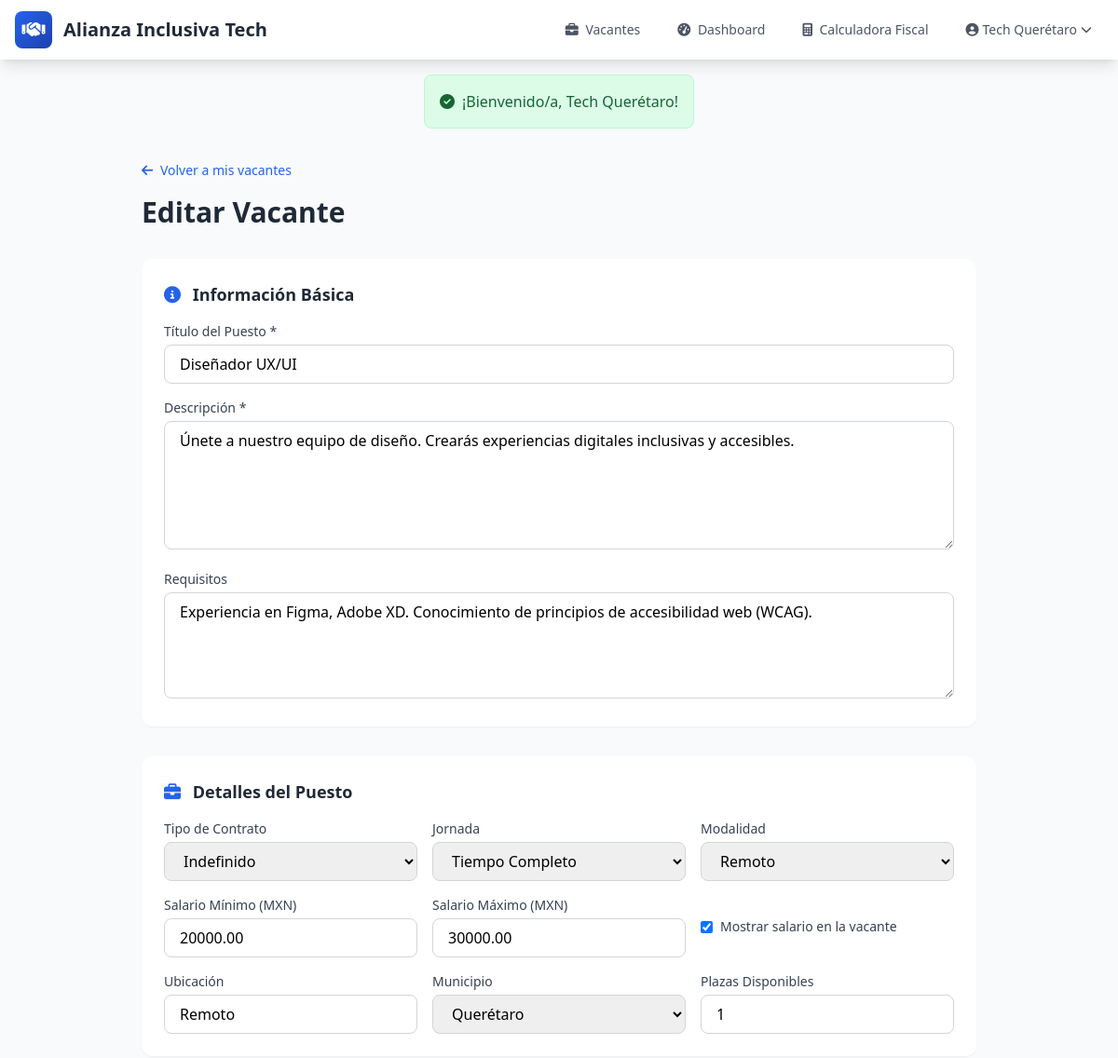
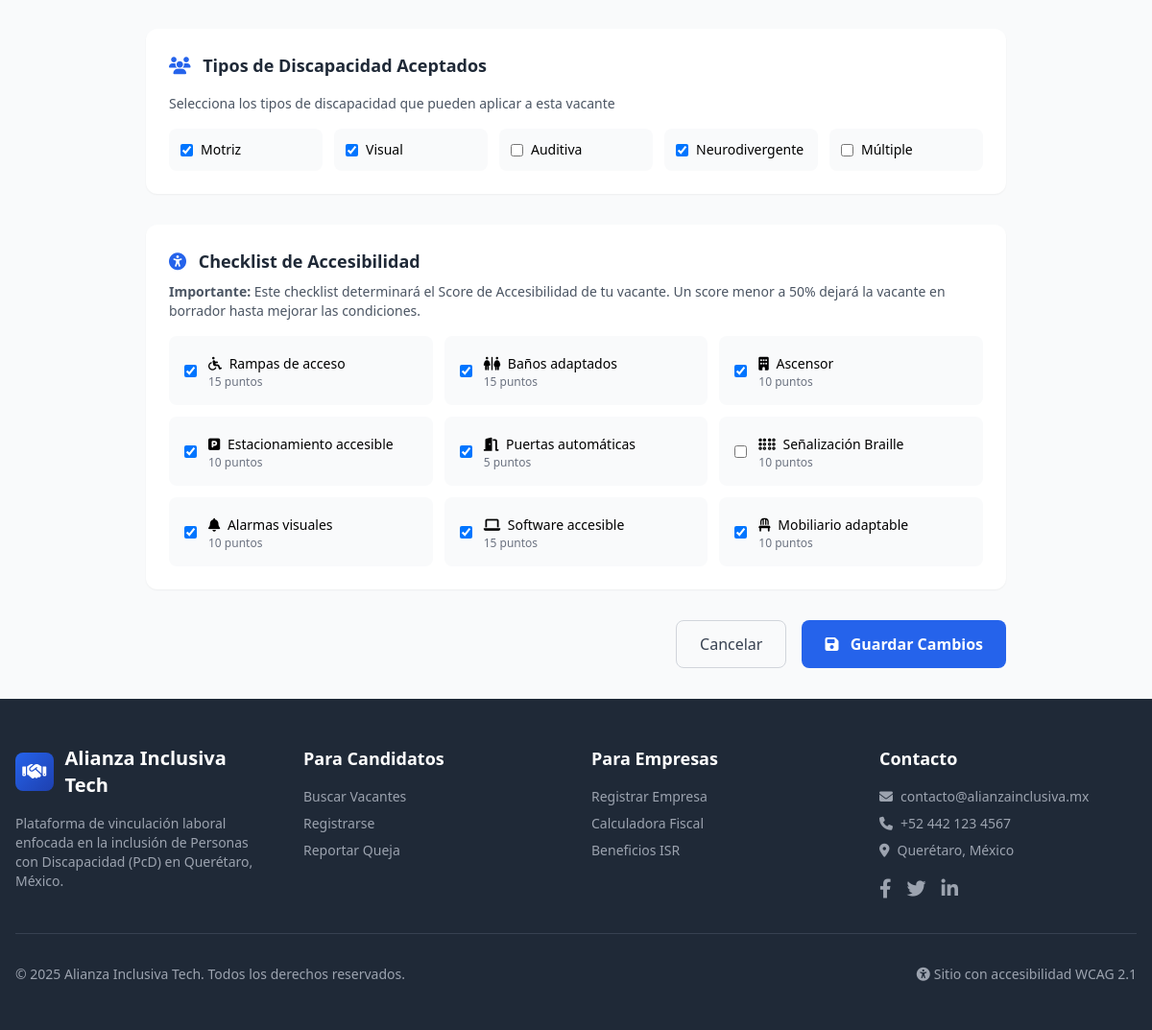
Screenshot of /empresa/vacante/2/editar (signed in) with the database file from the repository (2 pictures, top to bottom).
### tables this page shows
CREATE TABLE empresas (
    id INT AUTO_INCREMENT PRIMARY KEY,
    usuario_id INT NOT NULL,
    razon_social VARCHAR(255) NOT NULL,
    rfc VARCHAR(13) NOT NULL,
    nombre_comercial VARCHAR(255) NULL,
    direccion_fiscal TEXT NOT NULL,
    colonia VARCHAR(150) NULL,
    municipio VARCHAR(100) NOT NULL,
    estado VARCHAR(100) DEFAULT 'Querétaro',
    codigo_postal VARCHAR(10) NOT NULL,
    sector_industrial VARCHAR(100) NOT NULL,
    tamano_empresa ENUM('micro', 'pequena', 'mediana', 'grande') DEFAULT 'pequena',
    telefono VARCHAR(20) NULL,
    sitio_web VARCHAR(255) NULL,
    logo VARCHAR(255) NULL,
    descripcion TEXT NULL,
    verificada TINYINT(1) DEFAULT 0,
    fecha_creacion DATETIME DEFAULT CURRENT_TIMESTAMP,
    fecha_actualizacion DATETIME DEFAULT CURRENT_TIMESTAMP ON UPDATE CURRENT_TIMESTAMP,
    FOREIGN KEY (usuario_id) REFERENCES usuarios(id) ON DELETE CASCADE,
    INDEX idx_rfc (rfc),
    INDEX idx_municipio (municipio)
);

CREATE TABLE vacantes (
    id INT AUTO_INCREMENT PRIMARY KEY,
    empresa_id INT NOT NULL,
    titulo VARCHAR(255) NOT NULL,
    slug VARCHAR(255) NOT NULL,
    descripcion TEXT NOT NULL,
    requisitos TEXT NULL,
    tipo_contrato ENUM('indefinido', 'temporal', 'practicas', 'freelance') DEFAULT 'indefinido',
    jornada ENUM('tiempo_completo', 'medio_tiempo', 'por_horas', 'flexible') DEFAULT 'tiempo_completo',
    modalidad ENUM('presencial', 'remoto', 'hibrido') DEFAULT 'presencial',
    salario_minimo DECIMAL(10,2) NULL,
    salario_maximo DECIMAL(10,2) NULL,
    mostrar_salario TINYINT(1) DEFAULT 1,
    ubicacion VARCHAR(255) NULL,
    municipio VARCHAR(100) DEFAULT 'Querétaro',
    discapacidades_aceptadas TEXT NULL COMMENT 'JSON array de tipos de discapacidad',
    checklist_accesibilidad TEXT NULL COMMENT 'JSON del checklist',
    score_accesibilidad INT DEFAULT 0,
    estado ENUM('borrador', 'pendiente', 'publicada', 'pausada', 'cerrada') DEFAULT 'borrador',
    fecha_publicacion DATETIME NULL,
    fecha_cierre DATE NULL,
    plazas_disponibles INT DEFAULT 1,
    visitas INT DEFAULT 0,
    fecha_creacion DATETIME DEFAULT CURRENT_TIMESTAMP,
    fecha_actualizacion DATETIME DEFAULT CURRENT_TIMESTAMP ON UPDATE CURRENT_TIMESTAMP,
    FOREIGN KEY (empresa_id) REFERENCES empresas(id) ON DELETE CASCADE,
    INDEX idx_estado (estado),
    INDEX idx_municipio (municipio),
    INDEX idx_score (score_accesibilidad),
    INDEX idx_slug (slug)
);

### app/views/empresas/vacante_form.php (the view, shortened to what the rows shown need)
<?php
$pageTitle = $vacante ? 'Editar Vacante' : 'Nueva Vacante';
$isEdit = !empty($vacante);
?>
<div class="py-8 px-4">
    <div class="max-w-4xl mx-auto">
        <div class="mb-8">
            <h1 class="text-3xl font-bold text-gray-800 mt-4"><?= $pageTitle ?></h1>
        </div>
        <form method="POST" action="<?= BASE_URL ?>/empresa/vacante/<?= $isEdit ? $vacante['id'] . '/editar' : 'nueva' ?>" class="space-y-8">
            <div class="bg-white rounded-xl shadow-sm p-6">
                <h2 class="text-lg font-semibold text-gray-800 mb-4">
                    <i class="fas fa-info-circle text-primary mr-2"></i>
                    Información Básica
                </h2>
                <div class="grid md:grid-cols-2 gap-4">
                    <div class="md:col-span-2">
                        <label for="titulo" class="block text-sm font-medium text-gray-700 mb-1">Título del Puesto *</label>
                        <input type="text" id="titulo" name="titulo" required
                               value="<?= htmlspecialchars($vacante['titulo'] ?? '') ?>"
                               class="w-full px-4 py-2 border border-gray-300 rounded-lg focus:ring-2 focus:ring-primary focus:border-transparent"
                               placeholder="Ej: Desarrollador Frontend Junior">
                    </div>
                    <div class="md:col-span-2">
                        <label for="descripcion" class="block text-sm font-medium text-gray-700 mb-1">Descripción *</label>
                        <textarea id="descripcion" name="descripcion" required rows="5"
                                  class="w-full px-4 py-2 border border-gray-300 rounded-lg focus:ring-2 focus:ring-primary focus:border-transparent"
                                  placeholder="Describe las responsabilidades y el ambiente de trabajo..."><?= htmlspecialchars($vacante['descripcion'] ?? '') ?></textarea>
                    </div>
                    <div class="md:col-span-2">
                        <label for="requisitos" class="block text-sm font-medium text-gray-700 mb-1">Requisitos</label>
                        <textarea id="requisitos" name="requisitos" rows="4"
                                  class="w-full px-4 py-2 border border-gray-300 rounded-lg focus:ring-2 focus:ring-primary focus:border-transparent"
                                  placeholder="Experiencia requerida, habilidades técnicas, etc."><?= htmlspecialchars($vacante['requisitos'] ?? '') ?></textarea>
                    </div>
                </div>
            </div>
            <div class="bg-white rounded-xl shadow-sm p-6">
                <h2 class="text-lg font-semibold text-gray-800 mb-4">
                    <i class="fas fa-briefcase text-primary mr-2"></i>
                    Detalles del Puesto
                </h2>
                <div class="grid md:grid-cols-3 gap-4">
                    <div>
                        <label for="tipo_contrato" class="block text-sm font-medium text-gray-700 mb-1">Tipo de Contrato</label>
                        <select id="tipo_contrato" name="tipo_contrato"
                                class="w-full px-4 py-2 border border-gray-300 rounded-lg focus:ring-2 focus:ring-primary focus:border-transparent">
                            <option value="indefinido" <?= ($vacante['tipo_contrato'] ?? '') === 'indefinido' ? 'selected' : '' ?>>Indefinido</option>
                        </select>
                    </div>
                    <div>
                        <label for="jornada" class="block text-sm font-medium text-gray-700 mb-1">Jornada</label>
                        <select id="jornada" name="jornada"
                                class="w-full px-4 py-2 border border-gray-300 rounded-lg focus:ring-2 focus:ring-primary focus:border-transparent">
                            <option value="tiempo_completo" <?= ($vacante['jornada'] ?? '') === 'tiempo_completo' ? 'selected' : '' ?>>Tiempo Completo</option>
                        </select>
                    </div>
                    <div>
                        <label for="modalidad" class="block text-sm font-medium text-gray-700 mb-1">Modalidad</label>
                        <select id="modalidad" name="modalidad"
                                class="w-full px-4 py-2 border border-gray-300 rounded-lg focus:ring-2 focus:ring-primary focus:border-transparent">
                            <option value="remoto" <?= ($vacante['modalidad'] ?? '') === 'remoto' ? 'selected' : '' ?>>Remoto</option>
                        </select>
                    </div>
                    <div>
                        <label for="salario_minimo" class="block text-sm font-medium text-gray-700 mb-1">Salario Mínimo (MXN)</label>
                        <input type="number" id="salario_minimo" name="salario_minimo" min="0" step="100"
                               value="<?= $vacante['salario_minimo'] ?? '' ?>"
                               class="w-full px-4 py-2 border border-gray-300 rounded-lg focus:ring-2 focus:ring-primary focus:border-transparent"
                               placeholder="Ej: 15000">
                    </div>
                    <div>
                        <label for="salario_maximo" class="block text-sm font-medium text-gray-700 mb-1">Salario Máximo (MXN)</label>
                        <input type="number" id="salario_maximo" name="salario_maximo" min="0" step="100"
                               value="<?= $vacante['salario_maximo'] ?? '' ?>"
                               class="w-full px-4 py-2 border border-gray-300 rounded-lg focus:ring-2 focus:ring-primary focus:border-transparent"
                               placeholder="Ej: 25000">
                    </div>
                    <div class="flex items-center">
                        <label class="flex items-center">
                            <input type="checkbox" name="mostrar_salario" value="1"
                                   <?= ($vacante['mostrar_salario'] ?? 1) ? 'checked' : '' ?>
                                   class="rounded border-gray-300 text-primary focus:ring-primary">
                            <span class="ml-2 text-sm text-gray-700">Mostrar salario en la vacante</span>
                        </label>
                    </div>
                    <div>
                        <label for="ubicacion" class="block text-sm font-medium text-gray-700 mb-1">Ubicación</label>
                        <input type="text" id="ubicacion" name="ubicacion"
                               value="<?= htmlspecialchars($vacante['ubicacion'] ?? '') ?>"
                               class="w-full px-4 py-2 border border-gray-300 rounded-lg focus:ring-2 focus:ring-primary focus:border-transparent"
                               placeholder="Dirección o zona">
                    </div>
                    <div>
                        <label for="municipio" class="block text-sm font-medium text-gray-700 mb-1">Municipio</label>
                        <select id="municipio" name="municipio"
                                class="w-full px-4 py-2 border border-gray-300 rounded-lg focus:ring-2 focus:ring-primary focus:border-transparent">
                            <?php
                            $municipios = ['Querétaro', 'El Marqués', 'Corregidora', 'Huimilpan', 'San Juan del Río', 'Tequisquiapan'];
                            foreach ($municipios as $m):
                            ?>
                            <option value="<?= $m ?>" <?= ($vacante['municipio'] ?? 'Querétaro') === $m ? 'selected' : '' ?>><?= $m ?></option>
                            <?php endforeach; ?>
                        </select>
                    </div>
                    <div>
                        <label for="plazas_disponibles" class="block text-sm font-medium text-gray-700 mb-1">Plazas Disponibles</label>
                        <input type="number" id="plazas_disponibles" name="plazas_disponibles" min="1" max="100"
                               value="<?= $vacante['plazas_disponibles'] ?? 1 ?>"
                               class="w-full px-4 py-2 border border-gray-300 rounded-lg focus:ring-2 focus:ring-primary focus:border-transparent">
                    </div>
                </div>
            </div>
            <div class="bg-white rounded-xl shadow-sm p-6">
                <h2 class="text-lg font-semibold text-gray-800 mb-4">
                    <i class="fas fa-users text-primary mr-2"></i>
                    Tipos de Discapacidad Aceptados
                </h2>
            </div>
            <div class="bg-white rounded-xl shadow-sm p-6">
                <h2 class="text-lg font-semibold text-gray-800 mb-2">
                    <i class="fas fa-universal-access text-primary mr-2"></i>
                    Checklist de Accesibilidad
                </h2>
            </div>
        </form>
    </div>
</div>

### app/views/layouts/header.php (shortened to what the rows shown need)
<!DOCTYPE html>
<html lang="es">
<head>
    <script src="https://cdn.tailwindcss.com"></script>
    <link href="https://cdn.jsdelivr.net/npm/fullcalendar@5.11.3/main.min.css" rel="stylesheet">
    <link rel="stylesheet" href="https://cdnjs.cloudflare.com/ajax/libs/font-awesome/6.4.0/css/all.min.css">
</head>
<body class="bg-gray-50 min-h-screen flex flex-col">
    <nav class="bg-white shadow-lg" role="navigation" aria-label="Navegación principal">
        <div class="max-w-7xl mx-auto px-4">
            <div class="flex justify-between h-16">
                <div class="hidden md:flex items-center space-x-4">
                    <?php if (isLoggedIn()): ?>
                        <?php $user = getCurrentUser(); ?>
                        <?php if ($user['tipo'] === 'empresa'): ?>
                            <a href="<?= BASE_URL ?>/empresa/dashboard" class="text-gray-600 hover:text-primary px-3 py-2 rounded-md text-sm font-medium transition">
                                <i class="fas fa-tachometer-alt mr-1"></i> Dashboard
                            </a>
                            <a href="<?= BASE_URL ?>/fiscal/calculadora" class="text-gray-600 hover:text-primary px-3 py-2 rounded-md text-sm font-medium transition">
                                <i class="fas fa-calculator mr-1"></i> Calculadora Fiscal
                            </a>
                        <?php elseif ($user['tipo'] === 'admin'): ?>
                            <a href="<?= BASE_URL ?>/admin/dashboard" class="text-gray-600 hover:text-primary px-3 py-2 rounded-md text-sm font-medium transition">
                                <i class="fas fa-cog mr-1"></i> Administración
                            </a>
                        <?php endif; ?>
                        <div class="relative group">
                            <button class="flex items-center text-gray-600 hover:text-primary px-3 py-2 rounded-md text-sm font-medium transition">
                                <i class="fas fa-user-circle mr-1"></i>
                                <?= htmlspecialchars($user['nombre']) ?>
                                <i class="fas fa-chevron-down ml-1 text-xs"></i>
                            </button>
                        </div>
                    <?php endif; ?>
                </div>
            </div>
        </div>
    </nav>
    <main id="main-content" class="flex-grow">

### rows the page displays
empresas: nombre_comercial "Tech Querétaro"
vacantes: titulo "Diseñador UX/UI", descripcion "Únete a nuestro equipo de diseño. Crearás experiencias digitales inclusivas y accesibles.", requisitos "Experiencia en Figma, Adobe XD. Conocimiento de principios de accesibilidad web (WCAG).", tipo_contrato "Indefinido", jornada "Tiempo Completo", modalidad "Remoto", salario_minimo "20000.00", salario_maximo "30000.00", mostrar_salario "☑", ubicacion "Remoto", municipio "Querétaro", plazas_disponibles "1"

### other values shown
$sitioNombre "Alianza Inclusiva Tech"
$flash['mensaje'] "¡Bienvenido/a, Tech Querétaro!"
$pageTitle "Editar Vacante"
$label "Motriz"
$label "Visual"
$label "Auditiva"
$label "Neurodivergente"
$label "Múltiple"
$item['label'] "Rampas de acceso"
$item['peso'] "15"
$item['label'] "Baños adaptados"
$item['label'] "Ascensor"
$item['peso'] "10"
$item['label'] "Estacionamiento accesible"
$item['label'] "Puertas automáticas"
